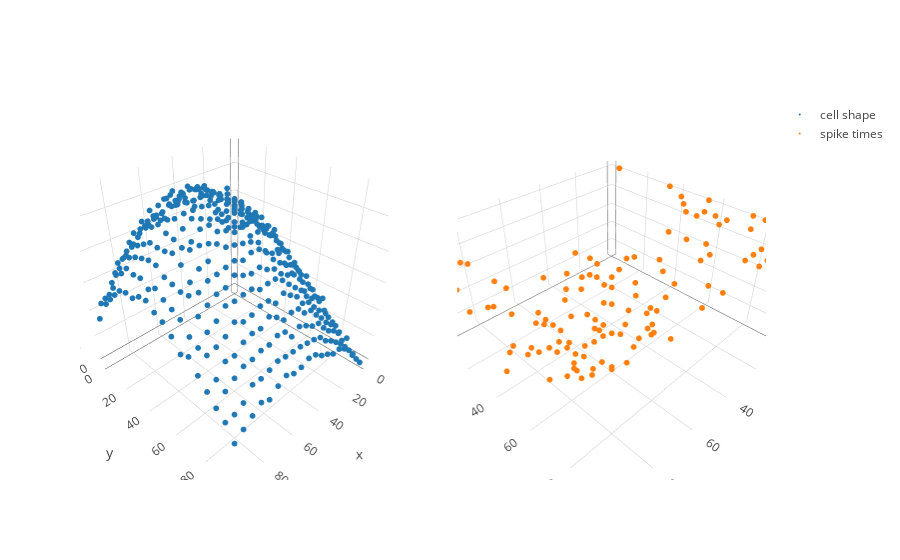

Notebook code for this chart:
### Markdown cell above
**Short description of problem**: We want to infer the conditional probability of a neuron firing given stimulation at particular spatial locations. We let $s_i$ denote the "gain" of stimulation at a given location $x_i$. On the right, we assume that we stimulate the neuron at a set of spatial locations $\{x_i\}_{i=1}^N$, and we receive the timing of the first spikes $\{y_i\}_{i=1}^N$. This $y_i$ is some stochastic function of $s_i$. For intuition, note that where the gain of stimulation is higher, the neurons tend to fire sooner.

The inference problem is as follows: given the timings of spikes at a sub-grid of stimulation locations, we want to infer the overall cell shape and quantify our uncertainty.  For inference, we put a GP prior on $\log s$.

$$\log s \sim \mathcal{GP}(\mu(\cdot), K(\cdot, \cdot))$$
$$y_i \sim \text{LIF}(s(x_i))$$

where LIF denotes a leaky integrate and fire likelihood, where the only free parameter is $s$.

### Code cell
X = sim.sim_X_equispaced(D = 2, N_dim = 20, lower=0, upper=100)
f = sim.sim_f(X, RBF(40., 1., 1e-2), mu = 6.) - 1e-3*np.sum(np.square(X-50), 1)
ls = np.ones(len(f))
lif_gen = LIFSim(l=ls)
spikes = lif_gen.sim(f)

X_part, y_part = sim.rand_partial_grid(X, spikes, 0.3)
X_full, y_full, obs_idx, imag_idx = sim.fill_grid(X_part, y_part)
color = np.zeros(X_full.shape[0])
color[obs_idx] = 1.0

trace_func = go.Scatter3d(x = X[:,0], y = X[:,1], z=f, mode = 'markers', marker=dict(size = 2), name = "cell shape")
trace_draws = go.Scatter3d(x = X_part[:,0], y = X_part[:,1], z=y_part, mode = 'markers', marker=dict(size = 2), name = "spike times")
fig = tools.make_subplots(rows=1, cols=2, specs=[[{'is_3d': True}, {'is_3d': True}]])
fig.append_trace(trace_func, 1, 1)
fig.append_trace(trace_draws, 1, 2)
iplot(fig)

### Figure 1 — Plotly figure (JSON) as saved in the notebook; plotly's stock layout.template omitted (floating-point values rounded to 4 significant figures; data arrays with more than 128 entries replaced by an {"elided": "..."} marker saying what was removed)
{"data": [{"marker": {"size": 2}, "mode": "markers", "name": "cell shape", "scene": "scene1", "type": "scatter3d", "x": {"elided": "400 int values"}, "y": {"elided": "400 int values"}, "z": {"elided": "400 float values"}}, {"marker": {"size": 2}, "mode": "markers", "name": "spike times", "scene": "scene2", "type": "scatter3d", "x": [0, 0, 0, 0, 0, 5, 5, 5, 10, 10, 10, 10, 10, 10, 10, 10, 15, 15, 15, 15, 15, 20, 20, 20, 20, 20, 20, 20, 25, 25, 25, 25, 25, 25, 25, 25, 25, 30, 30, 30, 30, 30, 35, 35, 35, 35, 35, 35, 35, 35, 40, 40, 40, 45, 45, 45, 45, 45, 45, 45, 45, 50, 50, 50, 50, 50, 50, 55, 55, 60, 60, 60, 60, 60, 60, 65, 65, 65, 65, 65, 65, 65, 65, 65, 65, 70, 70, 70, 70, 70, 70, 70, 70, 75, 75, 75, 75, 75, 75, 80, 80, 80, 80, 80, 80, 85, 85, 85, 85, 85, 90, 90, 90, 90, 90, 95, 95, 95, 95, 95], "y": [5, 35, 55, 75, 80, 40, 45, 90, 20, 25, 40, 50, 60, 65, 70, 80, 20, 55, 60, 70, 90, 5, 10, 20, 35, 50, 60, 90, 0, 10, 15, 20, 25, 40, 60, 90, 95, 10, 60, 75, 90, 95, 5, 15, 30, 35, 45, 55, 60, 80, 10, 60, 80, 0, 15, 30, 35, 40, 50, 60, 75, 25, 40, 45, 70, 90, 95, 45, 75, 15, 20, 25, 30, 45, 95, 0, 20, 35, 40, 45, 50, 55, 60, 65, 75, 0, 10, 35, 40, 50, 60, 70, 85, 5, 30, 35, 60, 75, 90, 0, 10, 25, 35, 75, 85, 5, 55, 65, 70, 85, 10, 15, 40, 75, 95, 0, 20, 45, 70, 80], "z": [51, 51, 51, 51, 51, 33, 51, 51, 13, 16, 21, 51, 51, 51, 51, 51, 9, 51, 51, 51, 51, 11, 10, 7, 11, 24, 43, 51, 14, 6, 7, 5, 6, 9, 25, 51, 51, 7, 21, 51, 51, 51, 9, 5, 5, 7, 9, 13, 17, 51, 5, 11, 51, 9, 4, 4, 4, 4, 5, 9, 18, 3, 5, 4, 20, 51, 51, 4, 27, 5, 4, 4, 4, 5, 51, 13, 5, 4, 4, 4, 6, 3, 10, 11, 27, 19, 7, 4, 5, 6, 7, 18, 51, 11, 4, 5, 9, 24, 51, 32, 16, 5, 7, 43, 51, 37, 12, 21, 27, 51, 51, 22, 18, 35, 51, 51, 37, 16, 51, 51]}], "layout": {"scene1": {"domain": {"x": [0, 0.45], "y": [0, 1]}}, "scene2": {"domain": {"x": [0.55, 1], "y": [0, 1]}}}}
